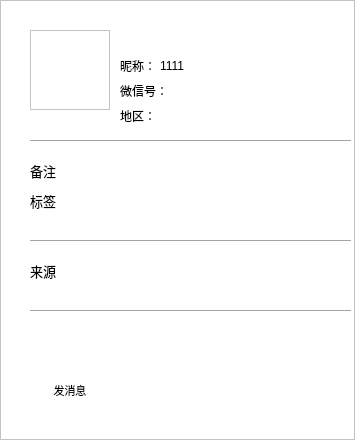
<?xml version="1.0" encoding="UTF-8"?>
<ui version="4.0">
 <class>is_friendsinfowidget</class>
 <widget class="QWidget" name="is_friendsinfowidget">
  <property name="geometry">
   <rect>
    <x>0</x>
    <y>0</y>
    <width>355</width>
    <height>440</height>
   </rect>
  </property>
  <property name="windowTitle">
   <string>Form</string>
  </property>
  <widget class="QLabel" name="label_2">
   <property name="geometry">
    <rect>
     <x>30</x>
     <y>140</y>
     <width>321</width>
     <height>1</height>
    </rect>
   </property>
   <property name="styleSheet">
    <string notr="true">background-color: rgb(165, 165, 165);</string>
   </property>
   <property name="text">
    <string/>
   </property>
  </widget>
  <widget class="QLabel" name="friendsinfowidget_chatname_label">
   <property name="geometry">
    <rect>
     <x>120</x>
     <y>20</y>
     <width>171</width>
     <height>41</height>
    </rect>
   </property>
   <property name="font">
    <font>
     <pointsize>11</pointsize>
    </font>
   </property>
   <property name="text">
    <string/>
   </property>
  </widget>
  <widget class="QPushButton" name="friendsinfowidget_sendmsg_btn">
   <property name="geometry">
    <rect>
     <x>40</x>
     <y>380</y>
     <width>60</width>
     <height>21</height>
    </rect>
   </property>
   <property name="font">
    <font>
     <pointsize>8</pointsize>
    </font>
   </property>
   <property name="styleSheet">
    <string notr="true">/*background-color: rgb(33, 150, 243);
border:0px;
border-radius:5px

</string>
   </property>
   <property name="text">
    <string>发消息</string>
   </property>
   <property name="flat">
    <bool>true</bool>
   </property>
  </widget>
  <widget class="QLabel" name="label">
   <property name="geometry">
    <rect>
     <x>0</x>
     <y>0</y>
     <width>355</width>
     <height>440</height>
    </rect>
   </property>
   <property name="styleSheet">
    <string notr="true">border:1px solid;
border-color: rgb(195, 195, 195);
background-color: rgb(255, 255, 255);</string>
   </property>
   <property name="frameShadow">
    <enum>QFrame::Raised</enum>
   </property>
   <property name="text">
    <string/>
   </property>
  </widget>
  <widget class="QLabel" name="friendsinfowidget_head_label">
   <property name="geometry">
    <rect>
     <x>30</x>
     <y>30</y>
     <width>80</width>
     <height>80</height>
    </rect>
   </property>
   <property name="styleSheet">
    <string notr="true">border:1px solid;
border-color: rgb(195, 195, 195);</string>
   </property>
   <property name="frameShape">
    <enum>QFrame::Box</enum>
   </property>
   <property name="text">
    <string/>
   </property>
   <property name="scaledContents">
    <bool>true</bool>
   </property>
  </widget>
  <widget class="QLabel" name="friendsinfowidget_user_label">
   <property name="geometry">
    <rect>
     <x>180</x>
     <y>80</y>
     <width>161</width>
     <height>21</height>
    </rect>
   </property>
   <property name="text">
    <string/>
   </property>
  </widget>
  <widget class="QLabel" name="label_3">
   <property name="geometry">
    <rect>
     <x>120</x>
     <y>55</y>
     <width>41</width>
     <height>21</height>
    </rect>
   </property>
   <property name="text">
    <string>昵称：</string>
   </property>
  </widget>
  <widget class="QLabel" name="label_4">
   <property name="geometry">
    <rect>
     <x>120</x>
     <y>80</y>
     <width>51</width>
     <height>21</height>
    </rect>
   </property>
   <property name="text">
    <string>微信号：</string>
   </property>
  </widget>
  <widget class="QLabel" name="label_5">
   <property name="geometry">
    <rect>
     <x>160</x>
     <y>55</y>
     <width>161</width>
     <height>21</height>
    </rect>
   </property>
   <property name="text">
    <string>1111</string>
   </property>
  </widget>
  <widget class="QLabel" name="label_6">
   <property name="geometry">
    <rect>
     <x>120</x>
     <y>105</y>
     <width>51</width>
     <height>21</height>
    </rect>
   </property>
   <property name="text">
    <string>地区：</string>
   </property>
  </widget>
  <widget class="QLabel" name="label_7">
   <property name="geometry">
    <rect>
     <x>53</x>
     <y>340</y>
     <width>35</width>
     <height>35</height>
    </rect>
   </property>
   <property name="font">
    <font>
     <pointsize>10</pointsize>
    </font>
   </property>
   <property name="text">
    <string/>
   </property>
   <property name="pixmap">
    <pixmap resource="../img.qrc">:/chat/chat.svg</pixmap>
   </property>
   <property name="scaledContents">
    <bool>true</bool>
   </property>
   <property name="alignment">
    <set>Qt::AlignCenter</set>
   </property>
  </widget>
  <widget class="QLabel" name="label_8">
   <property name="geometry">
    <rect>
     <x>30</x>
     <y>240</y>
     <width>321</width>
     <height>1</height>
    </rect>
   </property>
   <property name="styleSheet">
    <string notr="true">background-color: rgb(165, 165, 165);</string>
   </property>
   <property name="text">
    <string/>
   </property>
  </widget>
  <widget class="QLabel" name="label_9">
   <property name="geometry">
    <rect>
     <x>30</x>
     <y>310</y>
     <width>321</width>
     <height>1</height>
    </rect>
   </property>
   <property name="styleSheet">
    <string notr="true">background-color: rgb(165, 165, 165);</string>
   </property>
   <property name="text">
    <string/>
   </property>
  </widget>
  <widget class="QLabel" name="label_10">
   <property name="geometry">
    <rect>
     <x>30</x>
     <y>160</y>
     <width>54</width>
     <height>21</height>
    </rect>
   </property>
   <property name="font">
    <font>
     <pointsize>10</pointsize>
    </font>
   </property>
   <property name="text">
    <string>备注</string>
   </property>
  </widget>
  <widget class="QLabel" name="label_11">
   <property name="geometry">
    <rect>
     <x>30</x>
     <y>190</y>
     <width>54</width>
     <height>21</height>
    </rect>
   </property>
   <property name="font">
    <font>
     <pointsize>10</pointsize>
    </font>
   </property>
   <property name="text">
    <string>标签</string>
   </property>
  </widget>
  <widget class="QLabel" name="label_12">
   <property name="geometry">
    <rect>
     <x>30</x>
     <y>260</y>
     <width>54</width>
     <height>21</height>
    </rect>
   </property>
   <property name="font">
    <font>
     <pointsize>10</pointsize>
    </font>
   </property>
   <property name="text">
    <string>来源</string>
   </property>
  </widget>
  <zorder>label</zorder>
  <zorder>label_2</zorder>
  <zorder>friendsinfowidget_chatname_label</zorder>
  <zorder>friendsinfowidget_sendmsg_btn</zorder>
  <zorder>friendsinfowidget_head_label</zorder>
  <zorder>label_3</zorder>
  <zorder>label_4</zorder>
  <zorder>label_5</zorder>
  <zorder>label_6</zorder>
  <zorder>label_7</zorder>
  <zorder>label_8</zorder>
  <zorder>label_9</zorder>
  <zorder>label_10</zorder>
  <zorder>label_11</zorder>
  <zorder>label_12</zorder>
  <zorder>friendsinfowidget_user_label</zorder>
 </widget>
 <resources>
  <include location="../img.qrc"/>
 </resources>
 <connections/>
</ui>
